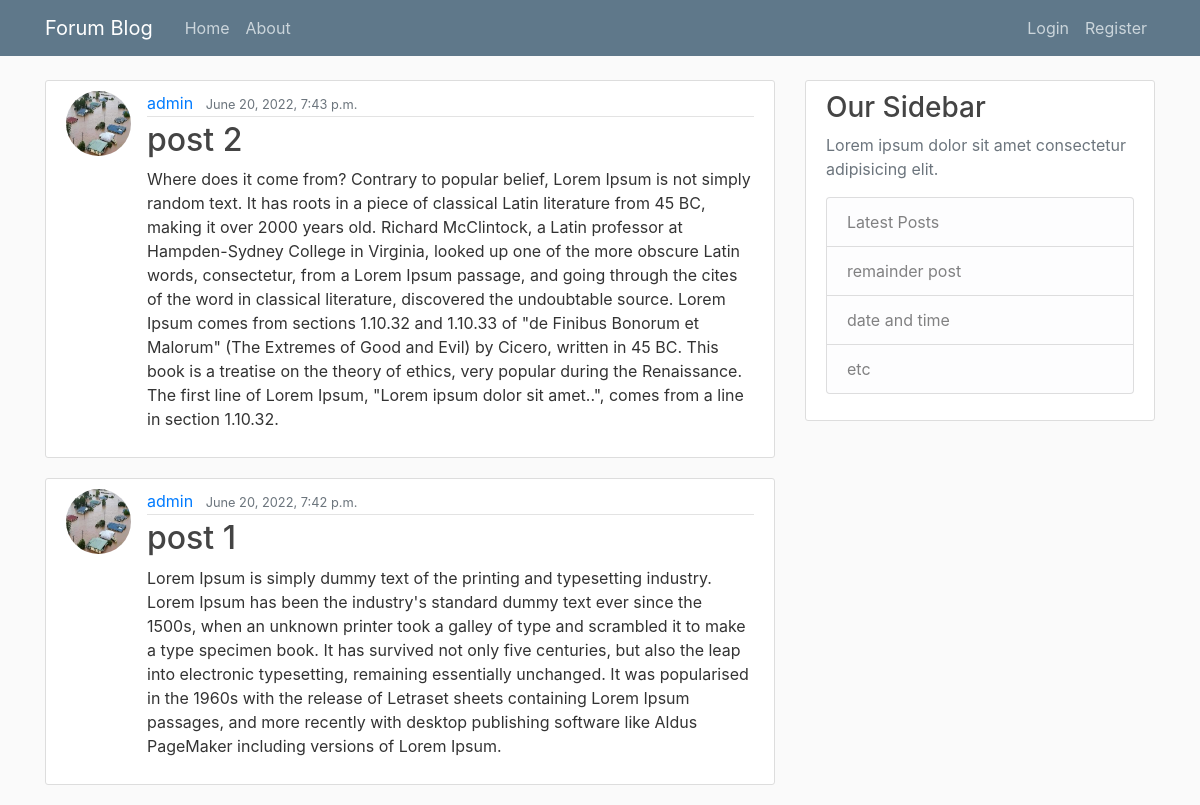
The app's page /, older data.
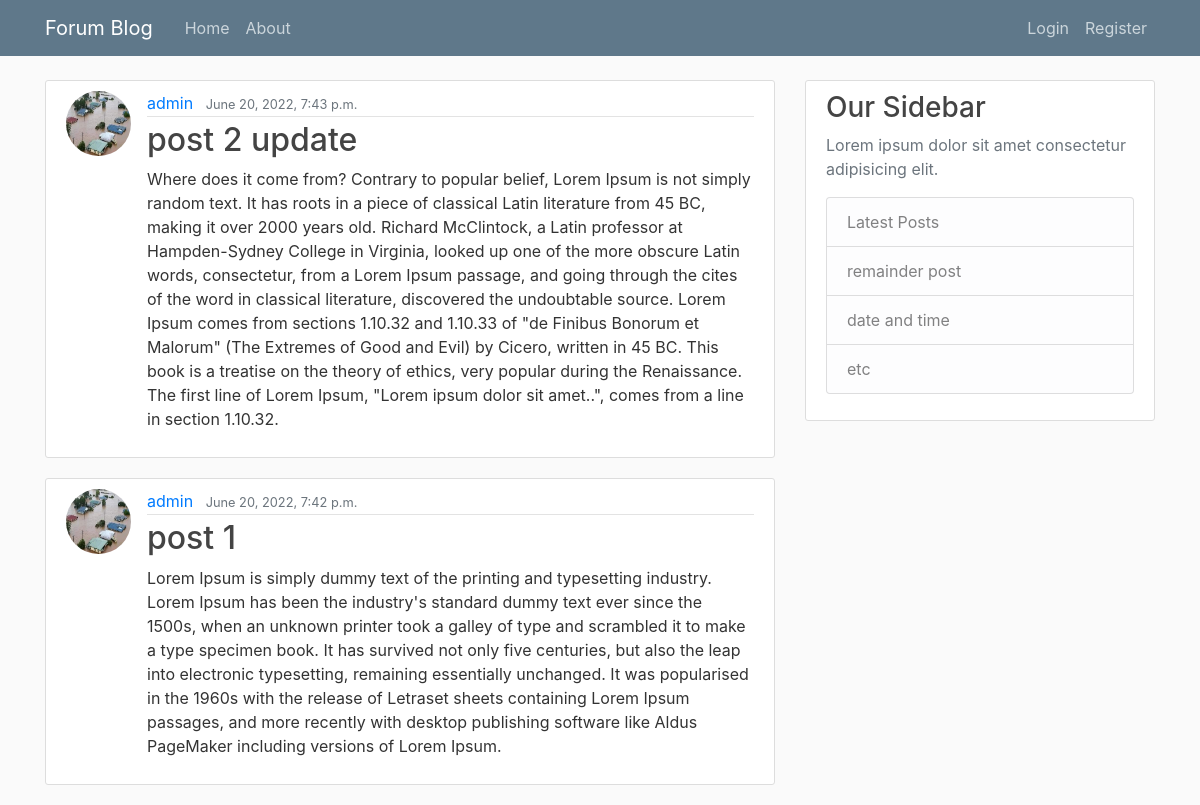
The same page, newer data.
### blog/models.py (models this page shows, shortened)
class Post(models.Model):
    title =  models.CharField(max_length=1000, null=True, blank=True)
    content = models.TextField(null=True, blank=True)
    date_post = models.DateTimeField(auto_now_add=True,  null=True, blank=True)
    author = models.ForeignKey(User, on_delete=models.CASCADE,  null=True, blank=True)

### user/models.py (models this page shows, shortened)
class Profile(models.Model):
    user = models.OneToOneField(User, on_delete=models.CASCADE, null=True, blank=True)
    name = models.CharField(max_length=255, null = True, blank= False)
    about = models.CharField(max_length=1000, null = True, blank= False)
    location = models.CharField(max_length=255, null = True, blank= False)
    image = models.ImageField(default='nophoto.jpg', upload_to = 'avater/', null = True, blank= False)

### blog/views.py (the view)
# urls.py: path('', PostListView.as_view(), name='blog-home'),
class PostListView(ListView):
    model = Post
    template_name = 'blog/home.html'
    context_object_name = 'posts'
    ordering = ['-date_post']
    paginate_by = 3

### blog/templates/blog/home.html (shortened to what this page needs)
{% extends "blog/base.html" %}
{% block content %}
    {% for post in posts %}
    <article class="media content-section">
      <img class="rounded-circle article-img" src="{{ post.author.profile.image.url }}">
      <div class="media-body">
          <div class="article-metadata">
            <a class="mr-2" href="{% url 'user-posts' post.author.username %}">{{ post.author }}</a>
            <small class="text-muted">{{ post.date_post}}</small>
          </div>
          <h2><a class="article-title" href="{% url 'post-detail' post.id %}">{{ post.title }}</a></h2>
          <p class="article-content">{{ post.content }}</p>
        </div>
      </article>
    {% endfor %}
{% endblock content %}

Row changes from the older to the newer data that the page shows:
changed Post: title "post 2" → "post 2 update"
